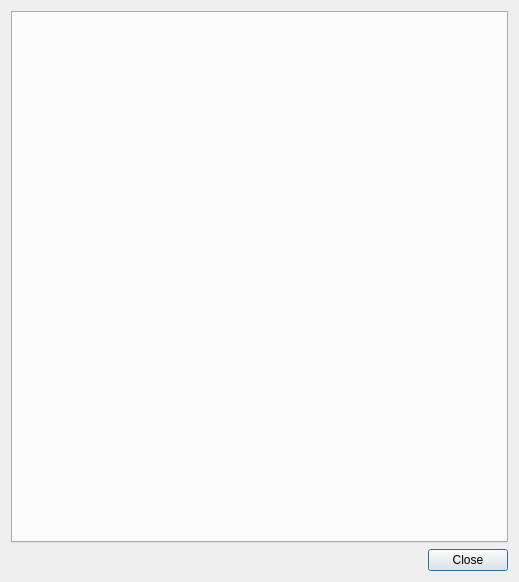
<?xml version="1.0" encoding="UTF-8"?>
<ui version="4.0">
 <class>QmlDesigner::TransitionEditorSettingsDialog</class>
 <widget class="QDialog" name="QmlDesigner::TransitionEditorSettingsDialog">
  <property name="geometry">
   <rect>
    <x>0</x>
    <y>0</y>
    <width>519</width>
    <height>582</height>
   </rect>
  </property>
  <property name="windowTitle">
   <string>Transition Settings</string>
  </property>
  <property name="modal">
   <bool>true</bool>
  </property>
  <layout class="QVBoxLayout" name="verticalLayout">
   <item>
    <widget class="QTabWidget" name="timelineTab">
     <property name="currentIndex">
      <number>-1</number>
     </property>
    </widget>
   </item>
   <item>
    <widget class="QDialogButtonBox" name="buttonBox">
     <property name="orientation">
      <enum>Qt::Horizontal</enum>
     </property>
     <property name="standardButtons">
      <set>QDialogButtonBox::Close</set>
     </property>
    </widget>
   </item>
  </layout>
 </widget>
 <resources/>
 <connections>
  <connection>
   <sender>buttonBox</sender>
   <signal>accepted()</signal>
   <receiver>QmlDesigner::TransitionEditorSettingsDialog</receiver>
   <slot>accept()</slot>
   <hints>
    <hint type="sourcelabel">
     <x>248</x>
     <y>254</y>
    </hint>
    <hint type="destinationlabel">
     <x>157</x>
     <y>274</y>
    </hint>
   </hints>
  </connection>
  <connection>
   <sender>buttonBox</sender>
   <signal>rejected()</signal>
   <receiver>QmlDesigner::TransitionEditorSettingsDialog</receiver>
   <slot>reject()</slot>
   <hints>
    <hint type="sourcelabel">
     <x>316</x>
     <y>260</y>
    </hint>
    <hint type="destinationlabel">
     <x>286</x>
     <y>274</y>
    </hint>
   </hints>
  </connection>
 </connections>
</ui>
